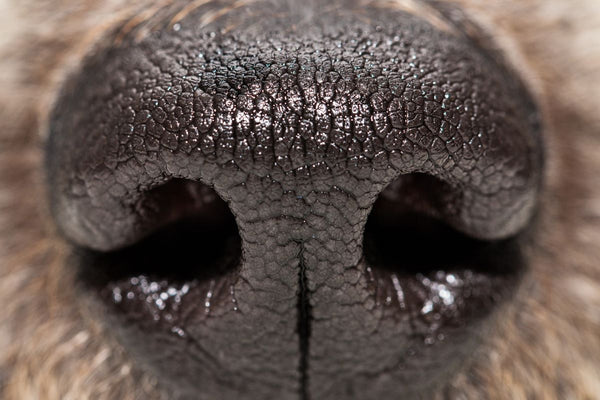
#> input picture 机器视觉/machine-vision/初级人脸贴图/dog_nose.png, 600 x 400 px
$ python 2.py
#> lines starting #> are read from the running program, lines starting #| are printed output that depends on the picture
import cv2
import numpy as np

face_cascade = cv2.CascadeClassifier(cv2.data.haarcascades + 'haarcascade_frontalface_default.xml')
eye_cascade = cv2.CascadeClassifier(cv2.data.haarcascades + 'haarcascade_eye.xml')

dog_nose = cv2.imread('dog_nose.png')
#> dog_nose is the input picture: shape (400, 600, 3); mean B, G, R 78.6, 84.5, 98.4

cap = cv2.VideoCapture(0)

while True:
    ret, frame = cap.read()
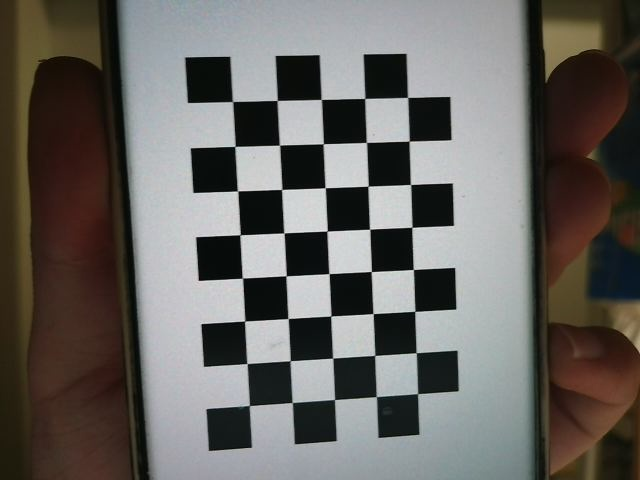
#> input picture 机器视觉/machine-vision/calib/img1.jpg, 640 x 480 px, given in place of the camera
#> frame is the input picture: shape (480, 640, 3); mean B, G, R 96.8, 100.7, 103.6
    if not ret:
        break

    gray = cv2.cvtColor(frame, cv2.COLOR_BGR2GRAY)
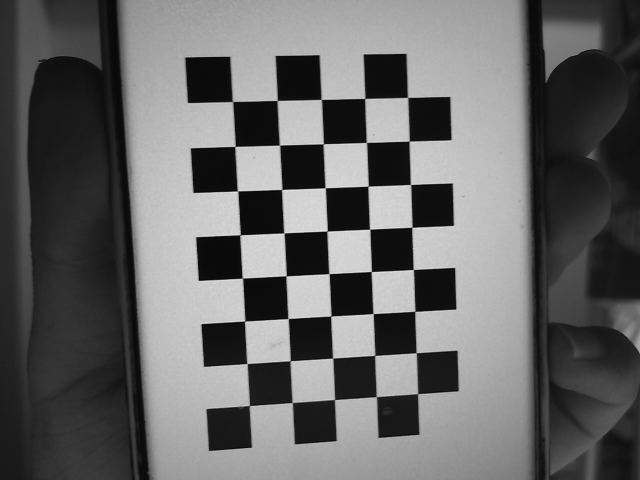
#> gray: shape (480, 640); min 0, max 233, mean 101.1

    faces = face_cascade.detectMultiScale(gray, 1.3, 5)
#> faces = ()

    # 图1
    yuantu = frame.copy()

    for (x, y, w, h) in faces:
        cv2.rectangle(yuantu, (x, y), (x+w, y+h), (255, 0, 0), 2)
#> this loop made 0 passes


    #Alpha融合
    frame_alpha = frame.copy()
    for (x, y, w, h) in faces:
        nose_x = x + w//3
        nose_y = y + h//2
        nose_w = w//3
        nose_h = h//4

        sticker = cv2.resize(dog_nose, (nose_w, nose_h))

        # Alpha融合
        roi = frame_alpha[nose_y:nose_y+nose_h, nose_x:nose_x+nose_w]
        if roi.shape[:2] == sticker.shape[:2]:
            blended = cv2.addWeighted(roi, 0.5, sticker, 0.5, 0)
            frame_alpha[nose_y:nose_y+nose_h, nose_x:nose_x+nose_w] = blended

    #金字塔融合
    frame_pyramid = frame.copy()
    for (x, y, w, h) in faces:
        nose_x = x + w//3
        nose_y = y + h//2
        nose_w = w//3
        nose_h = h//4

        roi = frame_pyramid[nose_y:nose_y+nose_h, nose_x:nose_x+nose_w]
        sticker = cv2.resize(dog_nose, (nose_w, nose_h))

        if roi.shape[:2] == sticker.shape[:2]:
            pyr1 = cv2.pyrDown(roi)
            pyr2 = cv2.pyrDown(sticker)
            blended_pyr = cv2.addWeighted(pyr1, 0.5, pyr2, 0.5, 0)
            blended = cv2.pyrUp(blended_pyr)


            blended = cv2.resize(blended, (nose_w, nose_h))
            frame_pyramid[nose_y:nose_y+nose_h, nose_x:nose_x+nose_w] = blended

    #泊松融合
    frame_poisson = frame.copy()
    for (x, y, w, h) in faces:
        nose_x = x + w//3
        nose_y = y + h//2
        nose_w = w//3
        nose_h = h//4

        sticker = cv2.resize(dog_nose, (nose_w, nose_h))
        mask = 255 * np.ones(sticker.shape, sticker.dtype)

        center = (nose_x + nose_w//2, nose_y + nose_h//2)

        frame_poisson = cv2.seamlessClone(sticker, frame_poisson, mask, center, cv2.NORMAL_CLONE)


    top = np.hstack([yuantu, frame_alpha])
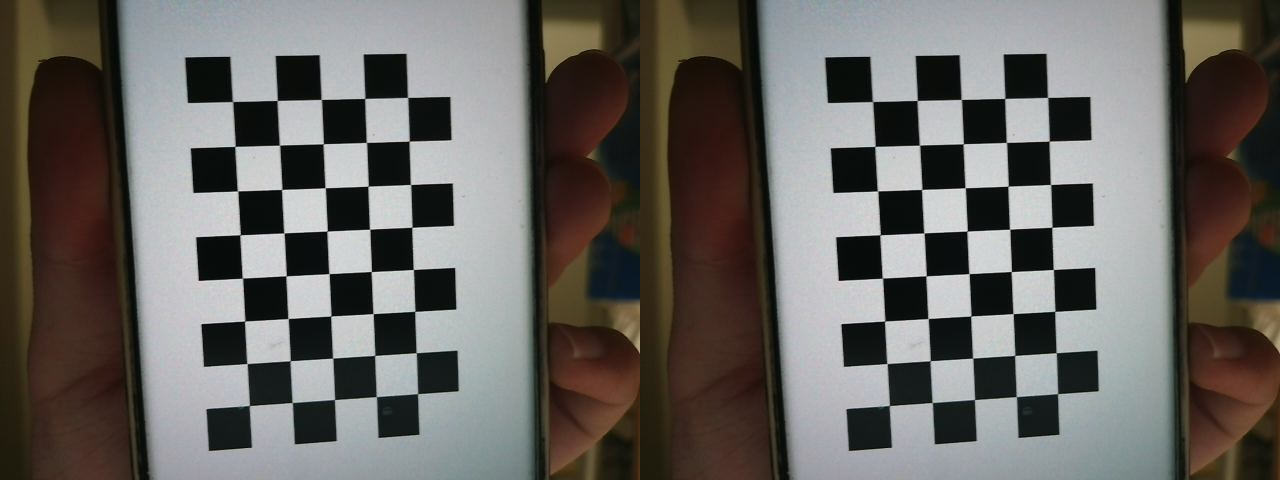
#> top: shape (480, 1280, 3); mean B, G, R 96.8, 100.7, 103.6
    bottom = np.hstack([frame_pyramid, frame_poisson])
    final = np.vstack([top, bottom])
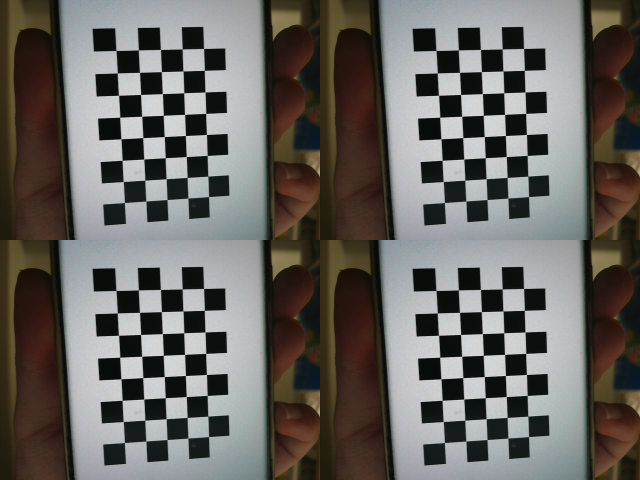
#> final: shape (960, 1280, 3) (shown at 1/2 size); mean B, G, R 96.8, 100.7, 103.6

    cv2.imshow('final', final)

    if cv2.waitKey(1) & 0xFF == ord('q'):
#> (key q is pressed here)
        break

cap.release()
cv2.destroyAllWindows()
